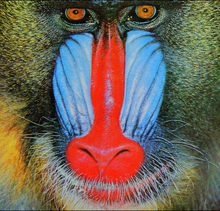
%> input picture HW5/Set14/baboon.bmp, 220 x 211 px, shrunk from 500 x 480 before the run
$ octave --eval "result = superResolution(imread('Set14/baboon.bmp'));"   (GNU Octave 9; MATLAB toolbox functions it lacks are replaced by stand-ins)
%> lines starting %> are read from the running program, lines starting %| are printed output that depends on the picture
### HW5/generateLRImage.m
function [ lr_img ] = generateLRImage( hr_img,factor,sigma )
%function for LR image generating
%生成LR图像的函数
%hr_img-高分辨率图像， factor-缩放因子， sigma-高斯核标准差

hr_img=double(hr_img);
[h,w,d]=size(hr_img);

%对HR图像进行修剪，使其边长能整除factor
htrim=h-mod(h,factor);
wtrim=w-mod(w,factor);
trim_img=hr_img(1:htrim,1:wtrim,1:d);

%生成高斯核
kernel_size=ceil(sigma*3)*2+1;
kernel=gaussian_filter(kernel_size,sigma);

%高斯核与裁剪图像做卷积，得到模糊图像
blur_img=conv2d(trim_img,kernel);
blur_img=double(blur_img);%得到的结果为uint8类型，需转成double

%对模糊图像进行下采样，得到LR
lr_img=bicubic(blur_img,htrim/factor,wtrim/factor);
end

### HW5/gaussian_filter.m
function [ output ] = gaussian_filter( size, sigma )
%UNTITLED2 此处显示有关此函数的摘要
%size-滤波器的边长
%sigma-高斯滤波的标准差

center=(size-1)/2+1;
for i=1:size
    for j=1:size
        rr=(i-center)^2+(j-center)^2; %r的平方，r即为该点到中心点的距离
        output(i,j)=(exp(-rr/(2*sigma^2))/(2*pi*sigma^2));
    end
end

%归一化
output=output/sum(sum(output));
end

### HW5/conv2d.m
function [ output_img ] = conv2d( input_img, filter )
%convolution function
%卷积函数(padding补最接近的值）
%Input array values outside the bounds of the array
%are assumed to equal the nearest array border value.


f=double(input_img);
[m,n]=size(f); %m-height, n-width
[s,t]=size(filter);
ss=(s-1)/2; %（高-1）/2
tt=(t-1)/2; %（宽-1）/2

output_img=zeros(m,n);
for i=1:m
    for j=1:n
        sum=0;
        for a=-ss:ss
            for b=-tt:tt
                %if (i+a<1 || i+a>m || j+b<1 || j+b>n)

                temp=[i+a,j+b];
                %横纵坐标都无越界
                 %if (i+a>=1 && i+a<=m && j+b>=1 && j+b<=n)
                 %    sum=sum+f(i+a,j+b)*filter(ss+1+a,tt+1+b);
                 %end

                 if (temp(1)<1)
                     temp(1)=1;
                 end
                 if (temp(1)>m)
                     temp(1)=m;
                 end
                 if (temp(2)<1)
                     temp(2)=1;
                 end
                 if (temp(2)>n)
                     temp(2)=n;
                 end
                 sum=sum+f(temp(1),temp(2))*filter(ss+1+a,tt+1+b);
            end
        end
        output_img(i,j)=sum;
    end
end

output_img=uint8(output_img);
%imshow(uint8(f));
%figure,imshow(output_img);

end

### HW5/superResolution.m
function [ output_img ] = superResolution( input_img)
%function of super resolution
%output HR image from super resolution
    origin=input_img;
%> origin is the input picture: size 211x220x3 uint8; mean R, G, B 113.1, 100.5, 88.7
    sf = 3;
    [h,w,d]=size(input_img);
%> h = 211; w = 220; d = 3
    %对输入图像进行修剪，使其边长能整除factor
    htrim=h-mod(h,sf);
%> htrim = 210
    wtrim=w-mod(w,sf);
%> wtrim = 219
    input_img=input_img(1:htrim,1:wtrim,1:d);
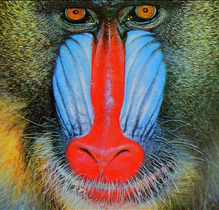
%> input_img: size 210x219x3 uint8; mean R, G, B 113.5, 100.6, 89

    %下采样得到测试图像的LR图像
    lr_img=zeros(htrim/sf, wtrim/sf,d);

    for i=1:d
        lr_img(:,:,i)=generateLRImage(input_img(:,:,i), sf, 1.2);
    end


    output_img=zeros(h,w,d);
    %利用超分辨率算法进行上采样
    if (d==1)
        output_img=generateResultImage(lr_img, h, w);

    end
    if (d>1)
        lr_img=rgb2ycbcr(uint8(lr_img)); %uint8
        lr_img=double(lr_img);
        %U,V通道使用bicubic进行上采样
        output_img(:,:,2)=bicubic(lr_img(:,:,2), h, w);
        output_img(:,:,3)=bicubic(lr_img(:,:,3), h, w);

        %Y通道使用超分辨率算法进行上采样
        output_img(:,:,1)=generateResultImage(lr_img(:,:,1), h, w);
        output_img=ycbcr2rgb(uint8(output_img));
    end
    %figure, imshow(output_img);
    %P=PSNR(origin,output_img);
    %S=SSIM(origin,output_img);
end
%> (the run ends here)
